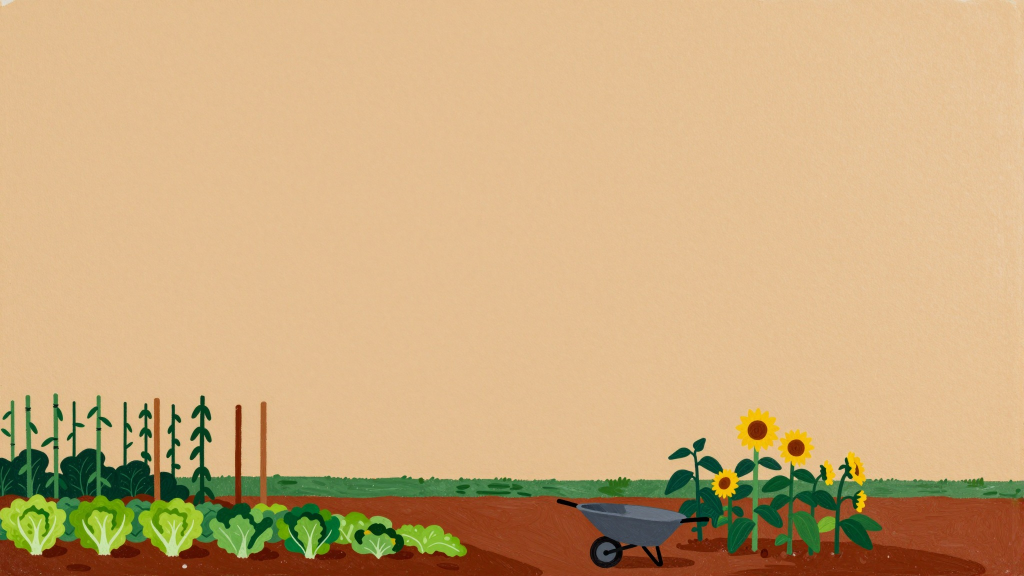
#> input picture examples/bramblecote/inputs/band.jpg, 2048 x 1152 px (shown at 1/2 size); its folder holds only this picture in this run
$ python -i cuts_shapes.py   (imports and definitions only)   (older library calls are emulated)
#> lines starting #> are read from the running program, lines starting #| are printed output that depends on the picture; after the words box and inside, x2 and y2 are one past the last pixel; in counts of white or black regions, pixels touching at a corner belong together
#> further down, picture is the input picture: PIL image 2048x1152 RGB; mean R, G, B 204.2, 171.5, 125.7
"""cuts_shapes: the engine's half of a match cut. Finds the shape that ends one section and the shape that starts the next.

  picture   the picture a section shows at its first or last moment, as the page fits it.
  shapes    from a prompt (Florence-2 finds it, SAM 2.1 cuts it out: engine/region.py), from a box, or, when nothing is
            named, from the picture itself: flat regions (colour clusters) that are big enough to read, compact and
            stand out, paired by outline (Hu moments), size and place.
  analyse   anchors for every match cut of a site, cached in `.build/_cuts/` by the two pictures and what names the shapes.

An anchor is `{box: [x0, y0, x1, y1] in 0-1 of the picture, aspect, of?, fit?, scale?}`; the page maps it to the screen
the way the section fits that picture (runtime/src/lib/cuts-match.ts). `{sel: "<css>"}` names a page element instead.
"""
from __future__ import annotations

import hashlib
import json
from pathlib import Path
from typing import Callable, Optional

VERSION = 1          # bump when the shapes found for the same pictures would come out differently
WORK = 640           # the long side shapes are looked for at when no model is involved

# the slow dolly a parallax photo ends in or starts in (runtime/src/players/parallax.ts MOVES at t=1 / t=0)
_PARALLAX_ZOOM = {"dolly": (1.04, 1.14), "pan": (1.08, 1.08), "orbit": (1.07, 1.07), "rise": (1.06, 1.09)}


# ---------------------------------------------------------------- pictures

# [39 lines left out: functions _published, picture, not called in this run]


# ---------------------------------------------------------------- shapes

def mask_shape(mask) -> Optional[dict]:
    """A shape from a mask (255 inside): its box and the numbers a match is judged on."""
    import cv2
    import numpy as np
    m = (np.asarray(mask) > 127).astype(np.uint8)
    if m.sum() == 0:
        return None
    n, lab, stats, _ = cv2.connectedComponentsWithStats(m, connectivity=8)
    biggest = stats[1:, cv2.CC_STAT_AREA].max()
    keep = [i for i in range(1, n) if stats[i, cv2.CC_STAT_AREA] >= 0.05 * biggest]
    sel = np.isin(lab, keep).astype(np.uint8)
    ys, xs = np.nonzero(sel)
    h, w = sel.shape
    x0, x1, y0, y1 = xs.min(), xs.max() + 1, ys.min(), ys.max() + 1
    cnts, _ = cv2.findContours(sel, cv2.RETR_EXTERNAL, cv2.CHAIN_APPROX_SIMPLE)
    big = max(cnts, key=cv2.contourArea)
    area, per = float(cv2.contourArea(big)), float(cv2.arcLength(big, True)) or 1.0
    hull = cv2.contourArea(cv2.convexHull(big)) or 1.0
    rect = cv2.minAreaRect(big)
    ra = max(rect[1][0] * rect[1][1], 1.0)
    circ, solid, rectness = min(1.0, 4 * np.pi * area / per ** 2), area / hull, min(1.0, area / ra)
    kind = "round" if circ > 0.82 and solid > 0.9 else "rect" if rectness > 0.86 and solid > 0.9 else "blob"
    return {"box": [round(float(x0) / w, 4), round(float(y0) / h, 4), round(float(x1) / w, 4), round(float(y1) / h, 4)],
            "share": round(float(sel.sum()) / (w * h), 4), "kind": kind, "circularity": round(float(circ), 3),
            "solidity": round(float(solid), 3), "contour": big}


def iou(a, b) -> float:
    ix = max(0.0, min(a[2], b[2]) - max(a[0], b[0]))
    iy = max(0.0, min(a[3], b[3]) - max(a[1], b[1]))
    inter = ix * iy
    union = (a[2] - a[0]) * (a[3] - a[1]) + (b[2] - b[0]) * (b[3] - b[1]) - inter
    return inter / union if union > 0 else 0.0


def _finish(sh: dict, mask, a, gx, how: str) -> Optional[dict]:
    """Add what ranks a shape (contrast against the ring around it, the strength of its edge) and drop the dull ones."""
    import cv2
    import numpy as np
    ring = (cv2.dilate(mask, np.ones((15, 15), np.uint8)) > 0) & (mask == 0)
    inside = a[mask > 0].mean(axis=0)
    around = a[ring].mean(axis=0) if ring.any() else inside
    sh["contrast"] = round(float(np.abs(inside - around).mean() / 255), 3)
    edge = (cv2.dilate(mask, np.ones((5, 5), np.uint8)) > 0) & (cv2.erode(mask, np.ones((5, 5), np.uint8)) == 0)
    sh["edge"] = round(float(np.clip(gx[edge].mean() / 40.0, 0, 1)), 3) if edge.any() else 0.0
    x0, y0, x1, y1 = sh["box"]
    if x0 < 0.003 and y0 < 0.003 and x1 > 0.997 and y1 > 0.997:
        return None                    # the whole picture
    if sh["contrast"] < 0.05 or sh["edge"] < 0.12:
        return None                    # a patch of sky or floor, not a thing
    sh["how"] = how
    sh["saliency"] = round(min(1.0, sh["share"] / 0.04) * 0.5 + sh["contrast"] * 2 + sh["edge"] * 1.5 + (0.3 if sh["kind"] != "blob" else 0), 3)
    return sh


def candidates(im, limit: int = 12) -> list[dict]:
    """Shapes on a picture that are worth matching, found without any model: flat regions (colour clusters, split into
    connected parts), outlined quadrilaterals (doors, screens, frames) and circles (suns, logos, rims), that are big enough
    to read, have a firm edge and stand out from what is around them."""
#> called with limit = 12
    import cv2
    import numpy as np
    a = np.asarray(im.convert("RGB"))
    h0, w0 = a.shape[:2]
#> h0 = 1152; w0 = 2048
    k = WORK / max(h0, w0)
#> k = 0.312
    if k < 1:
        a = cv2.resize(a, (round(w0 * k), round(h0 * k)), interpolation=cv2.INTER_AREA)
    h, w = a.shape[:2]
#> h = 360; w = 640
    blur = cv2.GaussianBlur(a, (0, 0), 1.6)
    gray = cv2.cvtColor(blur, cv2.COLOR_RGB2GRAY)
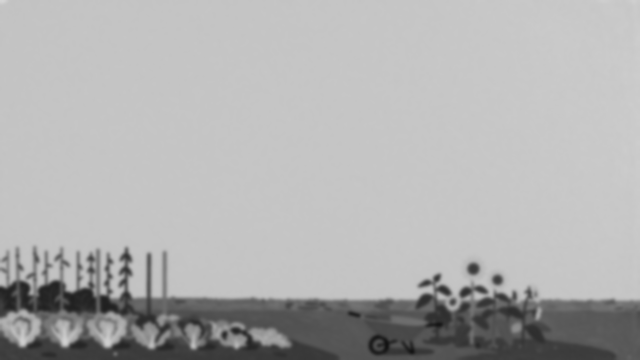
#> gray: shape (360, 640); min 19, max 214, mean 176
    gx = np.hypot(cv2.Sobel(gray, cv2.CV_32F, 1, 0, ksize=3), cv2.Sobel(gray, cv2.CV_32F, 0, 1, ksize=3)) / 8.0
    lab = cv2.cvtColor(blur, cv2.COLOR_RGB2LAB).reshape(-1, 3).astype(np.float32)
    out: list[dict] = []
    cv2.setRNGSeed(7)
    for kk in (5, 8):
        crit = (cv2.TERM_CRITERIA_EPS + cv2.TERM_CRITERIA_MAX_ITER, 12, 1.0)
        _, labels, _ = cv2.kmeans(lab, kk, None, crit, 2, cv2.KMEANS_PP_CENTERS)
        labels = labels.reshape(h, w)
        for c in range(kk):
            m = (labels == c).astype(np.uint8)
            m = cv2.morphologyEx(m, cv2.MORPH_OPEN, np.ones((3, 3), np.uint8))
            m = cv2.morphologyEx(m, cv2.MORPH_CLOSE, np.ones((5, 5), np.uint8))
            n, lab_cc, stats, _ = cv2.connectedComponentsWithStats(m, connectivity=8)
            for i in range(1, n):
                if not 0.006 <= stats[i, cv2.CC_STAT_AREA] / (w * h) <= 0.45:
                    continue
                mask = ((lab_cc == i) * 255).astype(np.uint8)
                mask = cv2.morphologyEx(mask, cv2.MORPH_CLOSE, np.ones((9, 9), np.uint8))
                sh = mask_shape(mask)
                if sh is not None and sh["solidity"] >= 0.72 and (sh := _finish(sh, mask, a, gx, "region")):
                    out.append(sh)
#> this loop made 2 passes
#> crit on pass 2: (3, 12, 1)
#> pass 1, in candidates, `labels = labels.reshape(h, w)`:
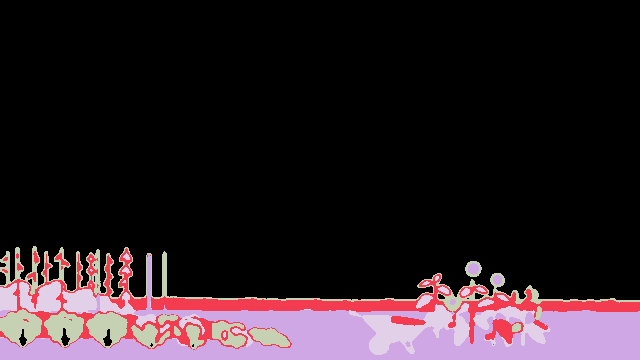
#> labels: shape (360, 640) int32; 5 distinct labels, from 0 to 4; one colour per label, 0 black
#> pass 1, in mask_shape (call 5), `m = (np.asarray(mask) > 127).astype(np.uint8)`:
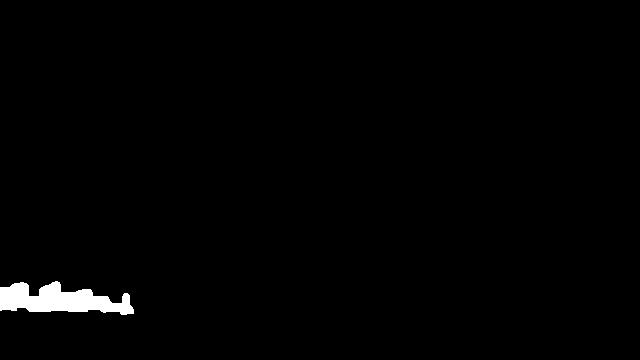
#> m: shape (360, 640); values 0 (black) and 1 (white), 1.2% white; 1 white region, box (x1, y1, x2, y2) and area: (0, 281, 134, 315) 2719
#> after the loop: m: shape (360, 640); values 0 (black) and 1 (white), 0.49% white; 5 white regions, box (x1, y1, x2, y2) and area: (460, 255, 509, 291) 757, (446, 293, 461, 310) 154, (529, 283, 541, 301) 138, (515, 288, 522, 301) 59, (537, 310, 541, 318) 26
#> after the loop:
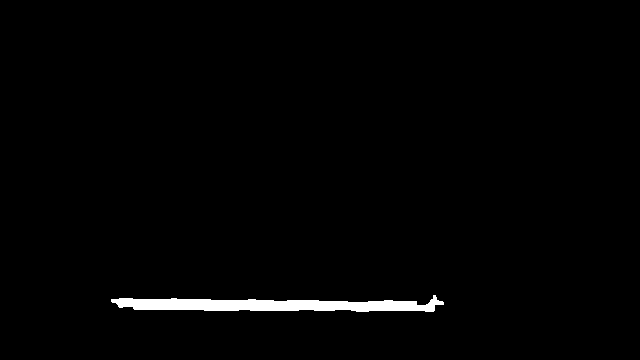
#> mask: shape (360, 640); 1.5% white; 1 white region, box (x1, y1, x2, y2) and area: (111, 295, 444, 312) 3369
#> after the loop, out = 5 items
    # outlined quadrilaterals: closed contours of the edge map that are four-sided and convex
    edges = cv2.dilate(cv2.Canny(gray, 50, 130), np.ones((3, 3), np.uint8))
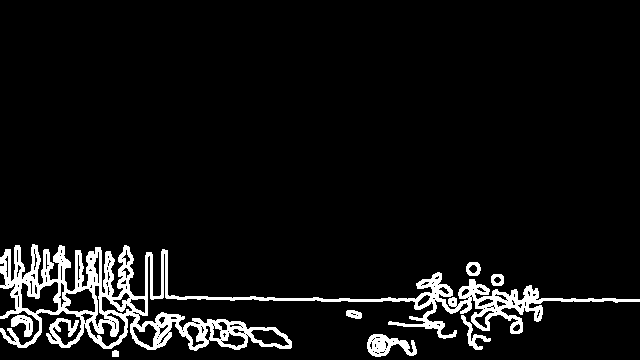
#> edges: shape (360, 640); 6.7% white; 8 white regions
    cnts, _ = cv2.findContours(edges, cv2.RETR_LIST, cv2.CHAIN_APPROX_SIMPLE)
#> cnts = 165 contours, 112 with area under 20; largest, box (x1, y1, x2, y2) and area: (0, 244, 640, 351) 16212, (20, 281, 59, 314) 785, (367, 334, 417, 357) 604, (64, 288, 96, 313) 532, (88, 312, 126, 347) 488
    for cnt in cnts:
        per = cv2.arcLength(cnt, True)
        poly = cv2.approxPolyDP(cnt, 0.02 * per, True)
        area = cv2.contourArea(poly)
        if len(poly) != 4 or not cv2.isContourConvex(poly) or not 0.02 <= area / (w * h) <= 0.55:
            continue
        mask = np.zeros((h, w), np.uint8)
        cv2.fillConvexPoly(mask, poly.reshape(-1, 2), 255)
        sh = mask_shape(mask)
        if sh is not None and sh["kind"] == "rect" and (sh := _finish(sh, mask, a, gx, "quad")):
            out.append(sh)
#> this loop made 165 passes
    # circles
    circles = cv2.HoughCircles(cv2.medianBlur(gray, 5), cv2.HOUGH_GRADIENT, dp=1.2, minDist=min(h, w) * 0.15, param1=120, param2=48,
                               minRadius=round(min(h, w) * 0.05), maxRadius=round(min(h, w) * 0.45))
#> circles = [[66.6, 285, 37.92], [119.4, 267, 31.56]]
    for cx, cy, r in (circles[0] if circles is not None else [])[:6]:
        mask = np.zeros((h, w), np.uint8)
        cv2.circle(mask, (round(cx), round(cy)), round(r), 255, -1)
        sh = mask_shape(mask)
        if sh is not None and (sh := _finish(sh, mask, a, gx, "circle")):
            out.append(sh)
#> this loop made 2 passes
#> (cx, cy, r, n in mask_shape, stats in mask_shape, biggest in mask_shape, keep in mask_shape, h in mask_shape) on passes 1 to 2: (66.6, 285, 37.92, 2, [[0, 0, 640, 360, 225887], [29, 247, 77, 77, 4513]], 4513, [1], 360), (119.4, 267, 31.56, 2, [[0, 0, 640, 360, 227191], [87, 235, 65, 65, 3209]], 3209, [1], 360)
#> pass 1, in mask_shape (call 16), `m = (np.asarray(mask) > 127).astype(np.uint8)`:
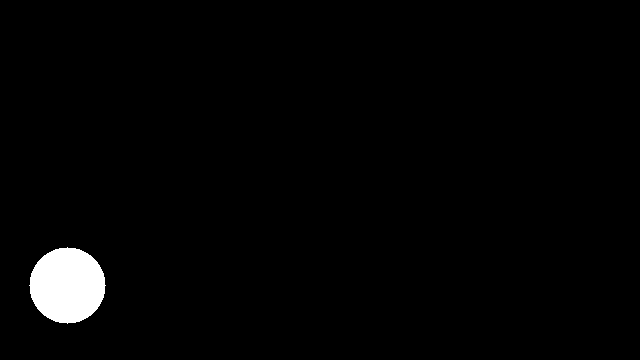
#> m: shape (360, 640); values 0 (black) and 1 (white), 2% white; 1 white region, box (x1, y1, x2, y2) and area: (29, 247, 106, 324) 4513
#> after the loop:
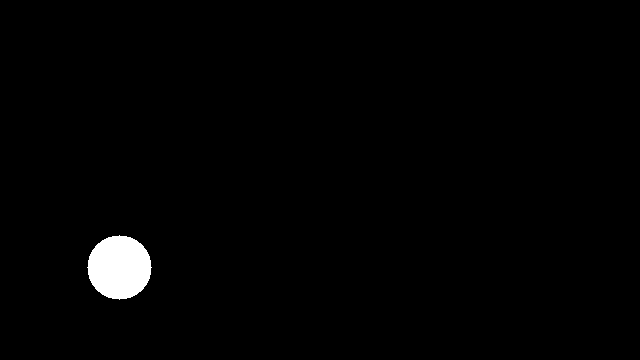
#> mask: shape (360, 640); 1.4% white; 1 white region, box (x1, y1, x2, y2) and area: (87, 235, 152, 300) 3209
#> after the loop, out = 6 items
    out.sort(key=lambda s: -s["saliency"])
    kept: list[dict] = []
    for s in out:            # one candidate per place: the more salient of any two that overlap almost entirely
        if all(iou(s["box"], t["box"]) < 0.7 for t in kept):
            kept.append(s)
#> this loop made 6 passes
#> after the loop, kept = 5 items
    return kept[:limit]


# [121 lines left out: functions pair_shapes, anchor, find_by_prompt, analyse, not called in this run]

>>> from PIL import Image
>>> picture = Image.open('../examples/bramblecote/inputs/band.jpg')
>>> result = candidates(picture)
#> result = 5 items

$ run again, on examples/bramblecote/inputs/card-save.jpg
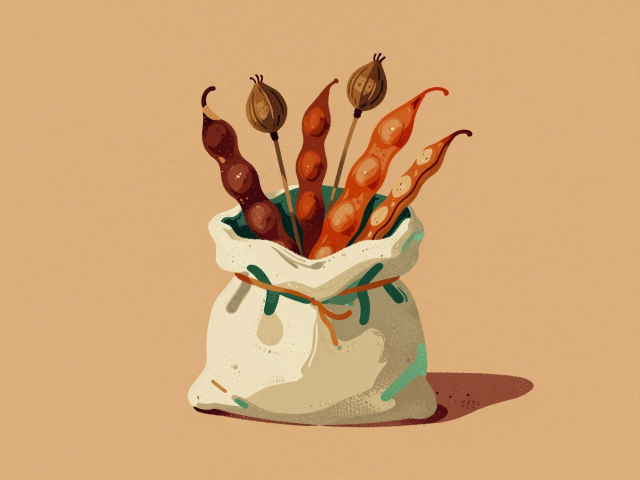
#> input picture examples/bramblecote/inputs/card-save.jpg, 1280 x 960 px (shown at 1/2 size)
#> picture is the input picture: PIL image 1280x960 RGB; mean R, G, B 209.1, 164.7, 117.3
#> the loop in candidates, `for kk in (5, 8):` made 2 passes
#> pass 1, in mask_shape (call 3), `m = (np.asarray(mask) > 127).astype(np.uint8)`:
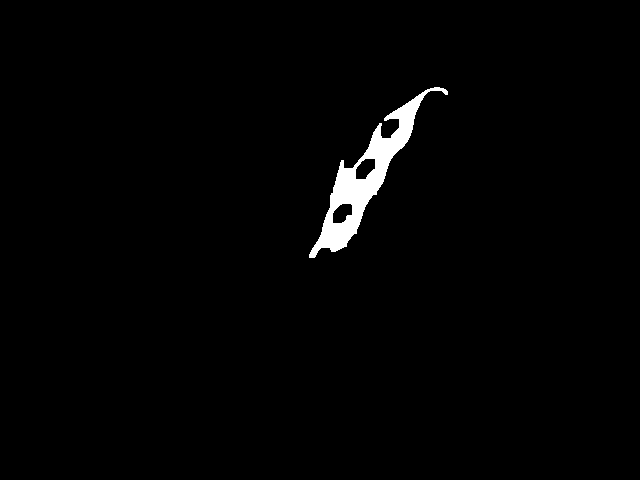
#> m: shape (480, 640); values 0 (black) and 1 (white), 1.5% white; 1 white region, box (x1, y1, x2, y2) and area: (309, 87, 448, 258) 4755
#> after the loop in candidates, `for kk in (5, 8):`: out = 7 items
#> edges: shape (480, 640); 5.6% white; 9 white regions
#> in candidates, `cnts, _ = cv2.findContours(edges, cv2.RETR_LIST, cv2.CHAIN_APPROX_SIMP..`: cnts = 105 contours, 67 with area under 20; largest, box (x1, y1, x2, y2) and area: (201, 51, 474, 352) 29200, (203, 86, 424, 259) 13668, (192, 371, 535, 429) 5578, (329, 373, 533, 427) 3332, (247, 75, 287, 139) 1322
#> the loop in candidates, `for cnt in cnts:` made 105 passes
#> circles = [[336.6, 171, 92.04], [415.8, 151.8, 47.88], [259.8, 111, 26.52], [361.8, 85.8, 24.48]]
#> the loop in candidates, `for cx, cy, r in (circles[0] if circles is not None else [])[:6]:` made 4 passes
#> (cx, cy, r, stats in mask_shape, biggest in mask_shape) on passes 1 to 4: (336.6, 171, 92.04, [[0, 0, 640, 480, 280635], [245, 79, 185, 185, 26565]], 26565), (415.8, 151.8, 47.88, [[0, 0, 640, 480, 299987], [368, 104, 97, 97, 7213]], 7213), (259.8, 111, 26.52, [[0, 0, 640, 480, 304911], [233, 84, 55, 55, 2289]], 2289), (361.8, 85.8, 24.48, [[0, 0, 640, 480, 305407], [338, 62, 49, 49, 1793]], 1793)
#> after the loop in candidates, `for cx, cy, r in (circles[0] if circles is not None else [])[:6]:`:
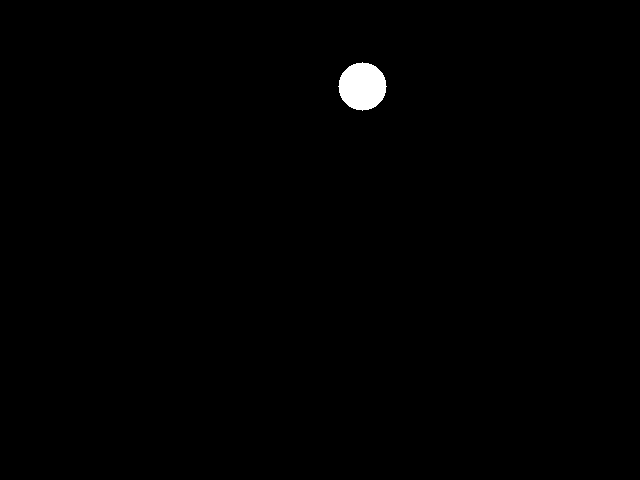
#> mask: shape (480, 640); 0.58% white; 1 white region, box (x1, y1, x2, y2) and area: (338, 62, 387, 111) 1793
#> after the loop in candidates, `for cx, cy, r in (circles[0] if circles is not None else [])[:6]:`: out = 10 items
#> the loop in candidates, `for s in out:` made 10 passes
